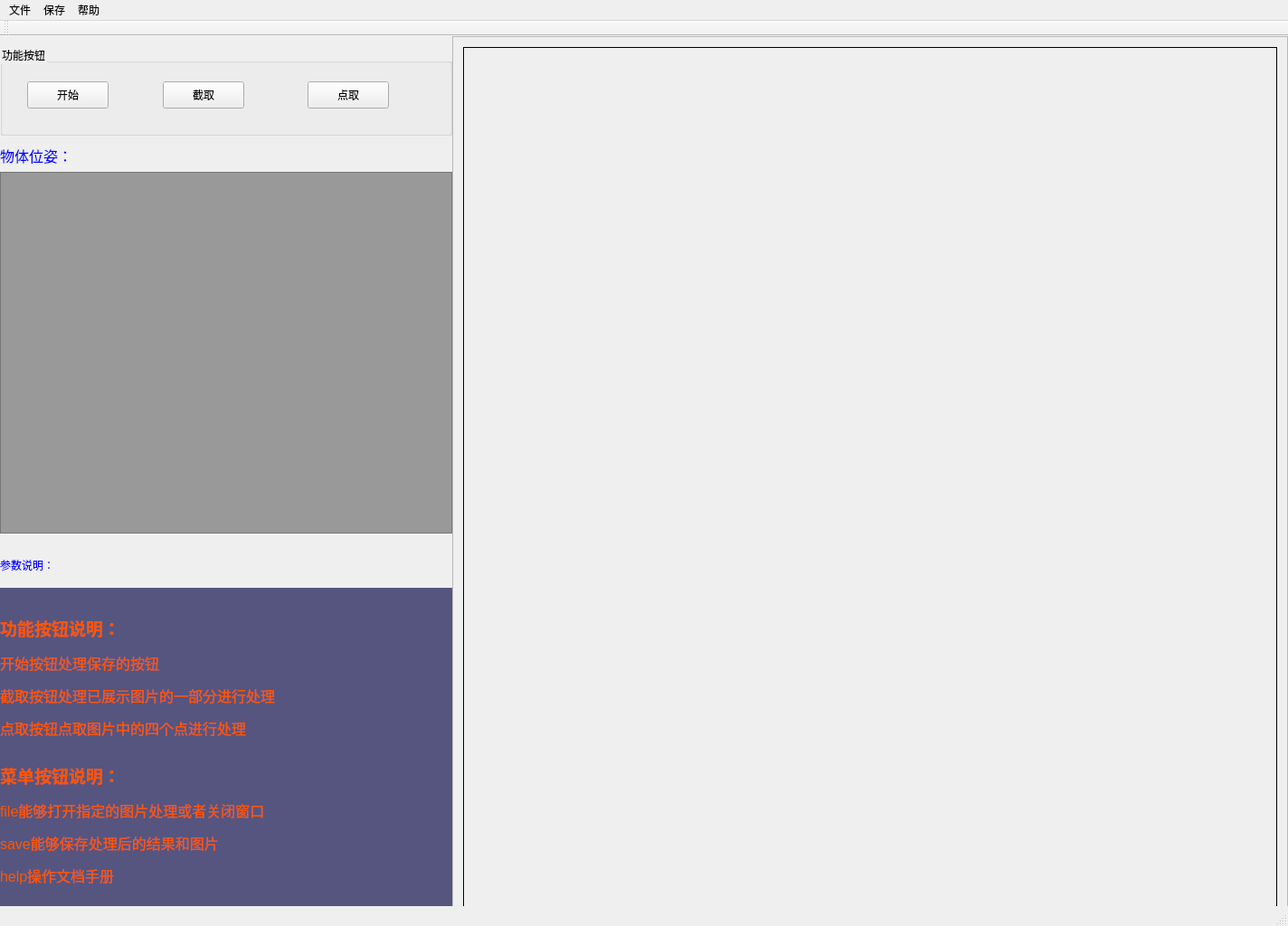
<?xml version="1.0" encoding="UTF-8"?>
<ui version="4.0">
 <class>MyClass</class>
 <widget class="QMainWindow" name="MyClass">
  <property name="geometry">
   <rect>
    <x>0</x>
    <y>0</y>
    <width>1424</width>
    <height>1024</height>
   </rect>
  </property>
  <property name="windowTitle">
   <string>机械臂抓取</string>
  </property>
  <widget class="QWidget" name="centralWidget">
   <widget class="QScrollArea" name="scrollArea">
    <property name="geometry">
     <rect>
      <x>500</x>
      <y>0</y>
      <width>924</width>
      <height>1024</height>
     </rect>
    </property>
    <property name="widgetResizable">
     <bool>true</bool>
    </property>
    <widget class="QWidget" name="scrollAreaWidgetContents">
     <property name="geometry">
      <rect>
       <x>0</x>
       <y>0</y>
       <width>922</width>
       <height>1022</height>
      </rect>
     </property>
     <layout class="QGridLayout" name="gridLayout">
      <item row="0" column="0">
       <widget class="QLabel" name="imagelabel">
        <property name="sizePolicy">
         <sizepolicy hsizetype="Expanding" vsizetype="Expanding">
          <horstretch>0</horstretch>
          <verstretch>0</verstretch>
         </sizepolicy>
        </property>
        <property name="styleSheet">
         <string notr="true">QLabel{
     border-width: 1px;
     border-style: solid;
     border-color: rgb(0, 0, 0);
}</string>
        </property>
        <property name="text">
         <string/>
        </property>
       </widget>
      </item>
     </layout>
    </widget>
   </widget>
   <widget class="QLabel" name="result">
    <property name="geometry">
     <rect>
      <x>0</x>
      <y>110</y>
      <width>86</width>
      <height>44</height>
     </rect>
    </property>
    <property name="font">
     <font>
      <family>Agency FB</family>
      <pointsize>12</pointsize>
      <weight>50</weight>
      <italic>false</italic>
      <bold>false</bold>
     </font>
    </property>
    <property name="styleSheet">
     <string notr="true">
color: rgb(0, 0, 255);
font: 75 italic 11pt &quot;Agency FB&quot;;
font: 12pt &quot;Agency FB&quot;;</string>
    </property>
    <property name="text">
     <string>物体位姿：</string>
    </property>
    <property name="textFormat">
     <enum>Qt::AutoText</enum>
    </property>
   </widget>
   <widget class="QTableView" name="tableView">
    <property name="geometry">
     <rect>
      <x>0</x>
      <y>150</y>
      <width>500</width>
      <height>400</height>
     </rect>
    </property>
    <property name="styleSheet">
     <string notr="true">background-color: rgb(153, 153, 153);</string>
    </property>
    <attribute name="horizontalHeaderDefaultSectionSize">
     <number>100</number>
    </attribute>
   </widget>
   <widget class="QGroupBox" name="groupBoxbutton">
    <property name="geometry">
     <rect>
      <x>0</x>
      <y>10</y>
      <width>500</width>
      <height>100</height>
     </rect>
    </property>
    <property name="styleSheet">
     <string notr="true">selection-background-color: rgb(0, 0, 0);</string>
    </property>
    <property name="title">
     <string>功能按钮</string>
    </property>
    <widget class="QPushButton" name="beginButton">
     <property name="geometry">
      <rect>
       <x>30</x>
       <y>40</y>
       <width>90</width>
       <height>30</height>
      </rect>
     </property>
     <property name="text">
      <string>开始</string>
     </property>
    </widget>
    <widget class="QPushButton" name="shotButton">
     <property name="geometry">
      <rect>
       <x>180</x>
       <y>40</y>
       <width>90</width>
       <height>30</height>
      </rect>
     </property>
     <property name="text">
      <string>截取</string>
     </property>
    </widget>
    <widget class="QPushButton" name="pointButton">
     <property name="geometry">
      <rect>
       <x>340</x>
       <y>40</y>
       <width>90</width>
       <height>30</height>
      </rect>
     </property>
     <property name="text">
      <string>点取</string>
     </property>
    </widget>
   </widget>
   <widget class="QLabel" name="operate_label">
    <property name="geometry">
     <rect>
      <x>0</x>
      <y>564</y>
      <width>101</width>
      <height>41</height>
     </rect>
    </property>
    <property name="styleSheet">
     <string notr="true">font: 75 12pt &quot;AcadEref&quot;;
color: rgb(0, 0, 255);</string>
    </property>
    <property name="text">
     <string>参数说明：</string>
    </property>
   </widget>
   <widget class="QLabel" name="display_label">
    <property name="geometry">
     <rect>
      <x>0</x>
      <y>610</y>
      <width>500</width>
      <height>360</height>
     </rect>
    </property>
    <property name="layoutDirection">
     <enum>Qt::LeftToRight</enum>
    </property>
    <property name="styleSheet">
     <string notr="true">background-color: rgb(85, 85, 127);
color: rgb(255, 85, 0);</string>
    </property>
    <property name="text">
     <string>&lt;html&gt;&lt;head/&gt;&lt;body&gt;&lt;p&gt;&lt;span style=&quot; font-size:14pt; font-weight:600;&quot;&gt;功能按钮说明：&lt;/span&gt;&lt;/p&gt;&lt;p align=&quot;justify&quot;&gt;&lt;span style=&quot; font-size:12pt;&quot;&gt;开始按钮处理保存的按钮&lt;/span&gt;&lt;/p&gt;&lt;p align=&quot;justify&quot;&gt;&lt;span style=&quot; font-size:12pt;&quot;&gt;截取按钮处理已展示图片的一部分进行处理&lt;/span&gt;&lt;/p&gt;&lt;p align=&quot;justify&quot;&gt;&lt;span style=&quot; font-size:12pt;&quot;&gt;点取按钮点取图片中的四个点进行处理&lt;/span&gt;&lt;/p&gt;&lt;p&gt;&lt;br/&gt;&lt;span style=&quot; font-size:14pt; font-weight:600;&quot;&gt;菜单按钮说明：&lt;/span&gt;&lt;/p&gt;&lt;p align=&quot;justify&quot;&gt;&lt;span style=&quot; font-size:12pt;&quot;&gt;file能够打开指定的图片处理或者关闭窗口&lt;/span&gt;&lt;/p&gt;&lt;p align=&quot;justify&quot;&gt;&lt;span style=&quot; font-size:12pt;&quot;&gt;save能够保存处理后的结果和图片&lt;/span&gt;&lt;/p&gt;&lt;p align=&quot;justify&quot;&gt;&lt;span style=&quot; font-size:12pt;&quot;&gt;help操作文档手册&lt;/span&gt;&lt;/p&gt;&lt;/body&gt;&lt;/html&gt;</string>
    </property>
    <property name="textFormat">
     <enum>Qt::AutoText</enum>
    </property>
   </widget>
   <zorder>groupBoxbutton</zorder>
   <zorder>scrollArea</zorder>
   <zorder>result</zorder>
   <zorder>tableView</zorder>
   <zorder>operate_label</zorder>
   <zorder>display_label</zorder>
  </widget>
  <widget class="QMenuBar" name="menuBar">
   <property name="geometry">
    <rect>
     <x>0</x>
     <y>0</y>
     <width>1424</width>
     <height>26</height>
    </rect>
   </property>
   <widget class="QMenu" name="menuFile">
    <property name="title">
     <string>文件</string>
    </property>
    <addaction name="actionOpen"/>
    <addaction name="actionClose"/>
   </widget>
   <widget class="QMenu" name="menuHelp">
    <property name="title">
     <string>帮助</string>
    </property>
    <addaction name="actionOperate_document"/>
   </widget>
   <widget class="QMenu" name="menuSave">
    <property name="title">
     <string>保存</string>
    </property>
    <addaction name="actionPicture"/>
    <addaction name="actiontext"/>
   </widget>
   <addaction name="menuFile"/>
   <addaction name="menuSave"/>
   <addaction name="menuHelp"/>
  </widget>
  <widget class="QToolBar" name="mainToolBar">
   <attribute name="toolBarArea">
    <enum>TopToolBarArea</enum>
   </attribute>
   <attribute name="toolBarBreak">
    <bool>false</bool>
   </attribute>
  </widget>
  <widget class="QStatusBar" name="statusBar"/>
  <action name="actionOpen">
   <property name="text">
    <string>打开</string>
   </property>
  </action>
  <action name="actionClose">
   <property name="text">
    <string>关闭</string>
   </property>
  </action>
  <action name="actionSave">
   <property name="text">
    <string>save</string>
   </property>
  </action>
  <action name="actionOperate_document">
   <property name="text">
    <string>operate document</string>
   </property>
  </action>
  <action name="actionPicture">
   <property name="text">
    <string>图片</string>
   </property>
  </action>
  <action name="actiontext">
   <property name="text">
    <string>结果</string>
   </property>
  </action>
 </widget>
 <layoutdefault spacing="6" margin="11"/>
 <resources>
  <include location="myclass.qrc"/>
 </resources>
 <connections/>
</ui>
